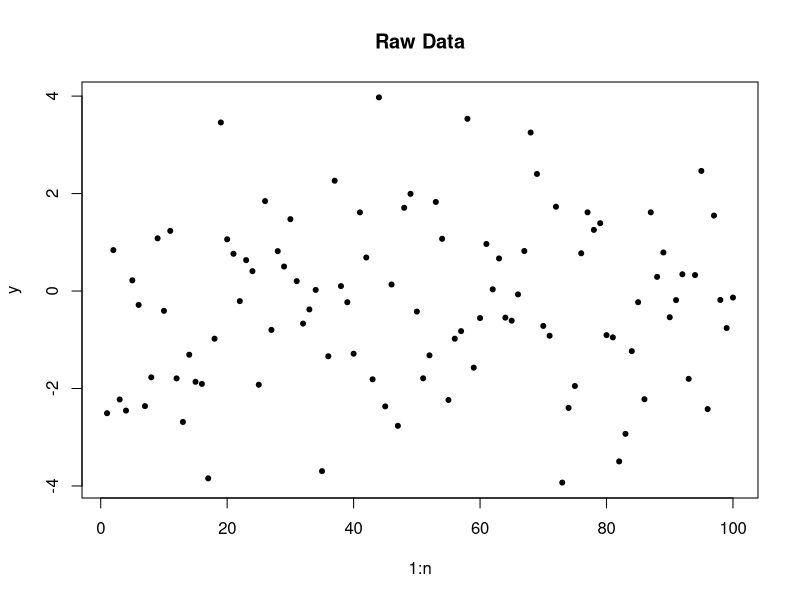

Reproduce this figure in R.
## ---- chunk 1
set.seed(314)
n <- 100
x <- rnorm(n)
x2 <- rnorm(n)
x3 <- rnorm(n)
y <- x + x2 + x3 + rnorm(n, sd=.1)

plot(1:n, y, pch=20, main="Raw Data")
## ---- chunk 2
e <- function(a, b) {
    a - sum(a * b) / sum(b^2) * b
}
ey <- e(e(y, x2), e(x3, x2))
ey <- resid(lm(y ~ x2 + x3 -1))
ex <- e(e(x, x2), e(x3, x2))
ex <- resid(lm(x ~ x2 + x3 -1))
sum(ey * ex) / sum(ex^2)

fit <- lm(y ~ x + x2 + x3 -1)
coef(fit)
